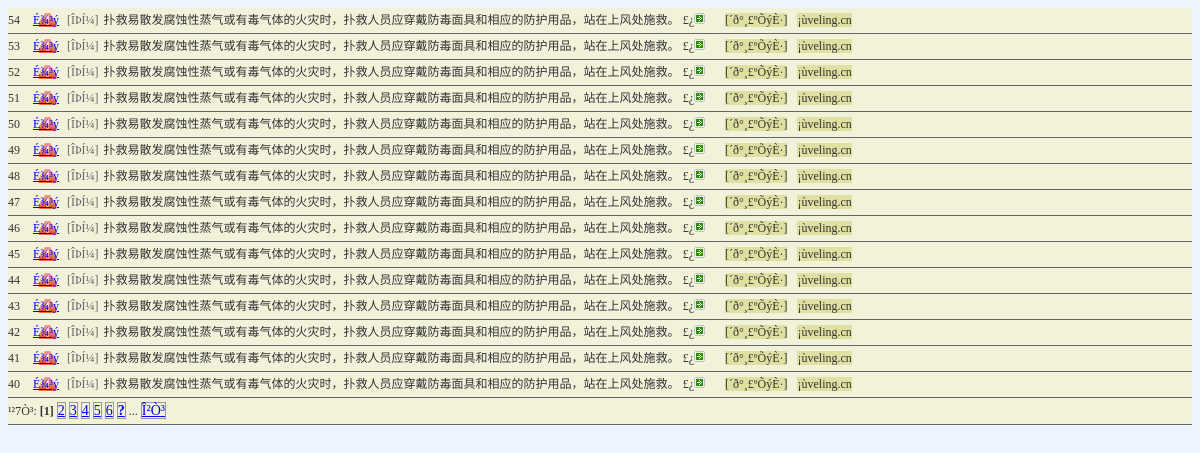
Screenshot of /admin/judge_list.php?page=3& (signed in) with the database file from the repository.
### tables this page shows
CREATE TABLE `veling_drive_judge` (
  `id` int(255) unsigned NOT NULL AUTO_INCREMENT,
  `question` varchar(255) DEFAULT NULL,
  `pic` varchar(255) DEFAULT NULL,
  `answer` int(10) DEFAULT NULL,
  `easycount` int(20) unsigned NOT NULL DEFAULT '0',
  `heardcount` int(20) unsigned NOT NULL DEFAULT '0',
  `operater` varchar(20) DEFAULT NULL,
  `addtime` datetime DEFAULT NULL,
  PRIMARY KEY (`id`)
);

### admin/judge_list.php (the view, shortened to what this page needs)
<body>
<?php
  require("../page.php");
  $query="select  * from veling_drive_judge order  by id desc";
  $result=mysql_query($query);
  echo "<div class='list'><ul>\r\n";
  while($rs=mysql_fetch_object($result))
  {
     echo "<li><span class='aid'>$rs->id </span><span class='dell'>";
?>
   <a href='javascript:suredo("del.php?id=<?php echo "$rs->id";?>&type=judge","È·¶¨É¾³ý?")'>É¾³ý</a></span>
<?php
    if ($rs->pic <>"")
       echo "<span class='ytu'>[ÓÐÍ¼]</span>";
    else
       echo "<span class='wutu'>[ÎÞÍ¼]</span>";
    switch ($rs->answer)
    {
    	case 1:
    		$answ='ÕýÈ·';
          break;
    }
    echo "\r\n<span class='q'>$rs->question £¿</span><span class='more'><img src='images/dot02.gif' border='0' alt='$rs->question'/></span><span class='an'>[´ð°¸£º$answ]</span><span class='an'>¡ù$rs->operater</span></li>\r\n";
   }
   echo "<li><span class='pages'>";
   echo "</span></li></ul></div>";
?>
 </body>

### admin/judge_list.php (style rules this page uses)
.list { padding-left:0px; }
.list ul { padding-left:0px; }
.list ul li { font-size:12px; color:#333333; border-bottom: 1px solid #666; line-height:25px; background-color: #F2F2DB; list-style:none; }
.list .aid { width:30px; text-align:right; padding-right:10px; }
.list .q { width:400px; height:26px; margin-left:2px; overflow:hidden; }
.list .an { width:100px; margin-left:10px; overflow:hidden; background-color: #E0E0A3; text-align:center; }
.list .more { width:12px; margin-left:0px; padding-right:10px; }
.list .dell { width:50px; text-align:right; padding-right:5px; }
.dell a { width:50px; background-image: url(images/warning.gif); background-repeat: no-repeat; background-position: left; }
.list .wutu { width:40px; color:#666666; }

### rows the page displays
veling_drive_judge: id "54", pic "[ÎÞÍ¼]", question "扑救易散发腐蚀性蒸气或有毒气体的火灾时，扑救人员应穿戴防毒面具和相应的防护用品，站在上风处施救。", answer "ÕýÈ·", operater "veling.cn"
veling_drive_judge: id "53", pic "[ÎÞÍ¼]", question "扑救易散发腐蚀性蒸气或有毒气体的火灾时，扑救人员应穿戴防毒面具和相应的防护用品，站在上风处施救。", answer "ÕýÈ·", operater "veling.cn"
veling_drive_judge: id "52", pic "[ÎÞÍ¼]", question "扑救易散发腐蚀性蒸气或有毒气体的火灾时，扑救人员应穿戴防毒面具和相应的防护用品，站在上风处施救。", answer "ÕýÈ·", operater "veling.cn"
veling_drive_judge: id "51", pic "[ÎÞÍ¼]", question "扑救易散发腐蚀性蒸气或有毒气体的火灾时，扑救人员应穿戴防毒面具和相应的防护用品，站在上风处施救。", answer "ÕýÈ·", operater "veling.cn"
veling_drive_judge: id "50", pic "[ÎÞÍ¼]", question "扑救易散发腐蚀性蒸气或有毒气体的火灾时，扑救人员应穿戴防毒面具和相应的防护用品，站在上风处施救。", answer "ÕýÈ·", operater "veling.cn"
veling_drive_judge: id "49", pic "[ÎÞÍ¼]", question "扑救易散发腐蚀性蒸气或有毒气体的火灾时，扑救人员应穿戴防毒面具和相应的防护用品，站在上风处施救。", answer "ÕýÈ·", operater "veling.cn"
veling_drive_judge: id "48", pic "[ÎÞÍ¼]", question "扑救易散发腐蚀性蒸气或有毒气体的火灾时，扑救人员应穿戴防毒面具和相应的防护用品，站在上风处施救。", answer "ÕýÈ·", operater "veling.cn"
veling_drive_judge: id "47", pic "[ÎÞÍ¼]", question "扑救易散发腐蚀性蒸气或有毒气体的火灾时，扑救人员应穿戴防毒面具和相应的防护用品，站在上风处施救。", answer "ÕýÈ·", operater "veling.cn"
veling_drive_judge: id "46", pic "[ÎÞÍ¼]", question "扑救易散发腐蚀性蒸气或有毒气体的火灾时，扑救人员应穿戴防毒面具和相应的防护用品，站在上风处施救。", answer "ÕýÈ·", operater "veling.cn"
veling_drive_judge: id "45", pic "[ÎÞÍ¼]", question "扑救易散发腐蚀性蒸气或有毒气体的火灾时，扑救人员应穿戴防毒面具和相应的防护用品，站在上风处施救。", answer "ÕýÈ·", operater "veling.cn"
veling_drive_judge: id "44", pic "[ÎÞÍ¼]", question "扑救易散发腐蚀性蒸气或有毒气体的火灾时，扑救人员应穿戴防毒面具和相应的防护用品，站在上风处施救。", answer "ÕýÈ·", operater "veling.cn"
veling_drive_judge: id "43", pic "[ÎÞÍ¼]", question "扑救易散发腐蚀性蒸气或有毒气体的火灾时，扑救人员应穿戴防毒面具和相应的防护用品，站在上风处施救。", answer "ÕýÈ·", operater "veling.cn"
veling_drive_judge: id "42", pic "[ÎÞÍ¼]", question "扑救易散发腐蚀性蒸气或有毒气体的火灾时，扑救人员应穿戴防毒面具和相应的防护用品，站在上风处施救。", answer "ÕýÈ·", operater "veling.cn"
veling_drive_judge: id "41", pic "[ÎÞÍ¼]", question "扑救易散发腐蚀性蒸气或有毒气体的火灾时，扑救人员应穿戴防毒面具和相应的防护用品，站在上风处施救。", answer "ÕýÈ·", operater "veling.cn"
veling_drive_judge: id "40", pic "[ÎÞÍ¼]", question "扑救易散发腐蚀性蒸气或有毒气体的火灾时，扑救人员应穿戴防毒面具和相应的防护用品，站在上风处施救。", answer "ÕýÈ·", operater "veling.cn"

### other values shown
$pages+1 "7"
